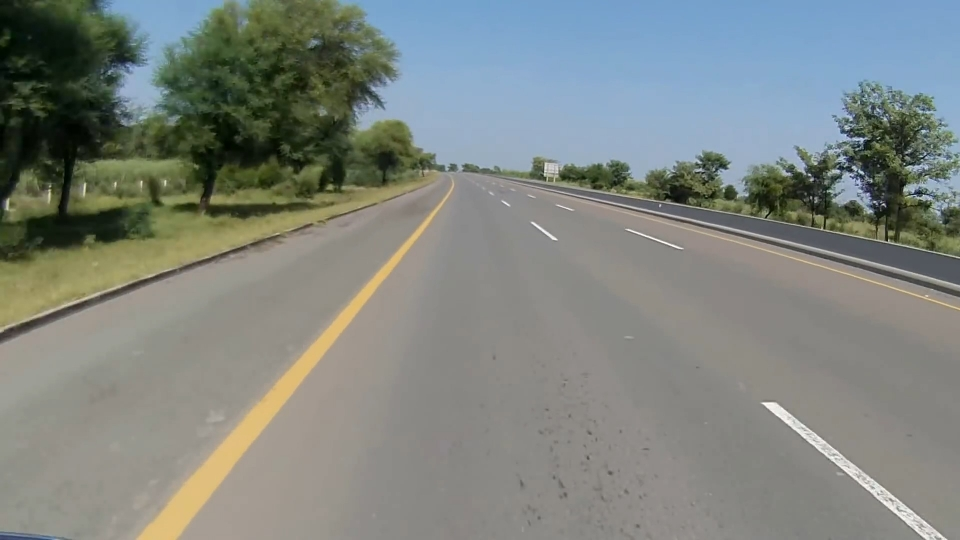
#> input picture test_images/myown.jpg, 960 x 540 px; its folder holds only this picture in this run
$ jupyter execute --allow-errors P1.ipynb   (shell and % lines are left out)
#> lines starting #> are read from the running program, lines starting #| are printed output that depends on the picture; after the words box and inside, x2 and y2 are one past the last pixel; in counts of white or black regions, pixels touching at a corner belong together
# Self-Driving Car Engineer Nanodegree

## Project: **Finding Lane Lines on the Road**
***
In this project, you will use the tools you learned about in the lesson to identify lane lines on the road.  You can develop your pipeline on a series of individual images, and later apply the result to a video stream (really just a series of images). Check out the video clip "raw-lines-example.mp4" (also contained in this repository) to see what the output should look like after using the helper functions below.

Once you have a result that looks roughly like "raw-lines-example.mp4", you'll need to get creative and try to average and/or extrapolate the line segments you've detected to map out the full extent of the lane lines.  You can see an example of the result you're going for in the video "P1_example.mp4".  Ultimately, you would like to draw just one line for the left side of the lane, and one for the right.

In addition to implementing code, there is a brief writeup to complete. The writeup should be completed in a separate file, which can be either a markdown file or a pdf document. There is a [write up template](https://github.com/udacity/CarND-LaneLines-P1/blob/master/writeup_template.md) that can be used to guide the writing process. Completing both the code in the Ipython notebook and the writeup template will cover all of the [rubric points](https://review.udacity.com/#!/rubrics/322/view) for this project.

---
Let's have a look at our first image called 'test_images/solidWhiteRight.jpg'.  Run the 2 cells below (hit Shift-Enter or the "play" button above) to display the image.

**Note: If, at any point, you encounter frozen display windows or other confounding issues, you can always start again with a clean slate by going to the "Kernel" menu above and selecting "Restart & Clear Output".**

---

**The tools you have are color selection, region of interest selection, grayscaling, Gaussian smoothing, Canny Edge Detection and Hough Tranform line detection.  You  are also free to explore and try other techniques that were not presented in the lesson.  Your goal is piece together a pipeline to detect the line segments in the image, then average/extrapolate them and draw them onto the image for display (as below).  Once you have a working pipeline, try it out on the video stream below.**

---

<figure>

 <figcaption>
 <p></p>
 <p style="text-align: center;"> Your output should look something like this (above) after detecting line segments using the helper functions below </p>
 </figcaption>
</figure>
 <p></p>
<figure>

 <figcaption>
 <p></p>
 <p style="text-align: center;"> Your goal is to connect/average/extrapolate line segments to get output like this</p>
 </figcaption>
</figure>

**Run the cell below to import some packages.  If you get an `import error` for a package you've already installed, try changing your kernel (select the Kernel menu above --> Change Kernel).  Still have problems?  Try relaunching Jupyter Notebook from the terminal prompt.  Also, see [this forum post](https://carnd-forums.udacity.com/cq/viewquestion.action?spaceKey=CAR&id=29496372&questionTitle=finding-lanes---import-cv2-fails-even-though-python-in-the-terminal-window-has-no-problem-with-import-cv2) for more troubleshooting tips.**

## Import Packages

[cell 1]
#importing some useful packages
import matplotlib.pyplot as plt
import matplotlib.image as mpimg
import numpy as np
import cv2

## Read in an Image

#> (a cell that did not finish here is left out)

## Ideas for Lane Detection Pipeline

**Some OpenCV functions (beyond those introduced in the lesson) that might be useful for this project are:**

`cv2.inRange()` for color selection
`cv2.fillPoly()` for regions selection
`cv2.line()` to draw lines on an image given endpoints
`cv2.addWeighted()` to coadd / overlay two images
`cv2.cvtColor()` to grayscale or change color
`cv2.imwrite()` to output images to file
`cv2.bitwise_and()` to apply a mask to an image

**Check out the OpenCV documentation to learn about these and discover even more awesome functionality!**

## Helper Functions

Below are some helper functions to help get you started. They should look familiar from the lesson!

[cell 3]
import math

# [7 lines left out: function grayscale, not called in this run]
    # Or use BGR2GRAY if you read an image with cv2.imread()
    # return cv2.cvtColor(img, cv2.COLOR_BGR2GRAY)

def canny(img, low_threshold, high_threshold):
    """Applies the Canny transform"""
    return cv2.Canny(img, low_threshold, high_threshold)

def gaussian_blur(img, kernel_size):
    """Applies a Gaussian Noise kernel"""
    return cv2.GaussianBlur(img, (kernel_size, kernel_size), 0)

def region_of_interest(img, vertices):
    """
    Applies an image mask.

    Only keeps the region of the image defined by the polygon
    formed from `vertices`. The rest of the image is set to black.
    """
    #defining a blank mask to start with
    mask = np.zeros_like(img)

    #defining a 3 channel or 1 channel color to fill the mask with depending on the input image
    if len(img.shape) > 2:
        channel_count = img.shape[2]  # i.e. 3 or 4 depending on your image
        ignore_mask_color = (255,) * channel_count
    else:
        ignore_mask_color = 255

    #filling pixels inside the polygon defined by "vertices" with the fill color
    cv2.fillPoly(mask, vertices, ignore_mask_color)

    #returning the image only where mask pixels are nonzero
    masked_image = cv2.bitwise_and(img, mask)
    return masked_image


def draw_lines(img, lines, aoi_top, color=[255, 0, 0], thickness=2):
    """
    NOTE: this is the function you might want to use as a starting point once you want to
    average/extrapolate the line segments you detect to map out the full
    extent of the lane (going from the result shown in raw-lines-example.mp4
    to that shown in P1_example.mp4).

    Think about things like separating line segments by their
    slope ((y2-y1)/(x2-x1)) to decide which segments are part of the left
    line vs. the right line.  Then, you can average the position of each of
    the lines and extrapolate to the top and bottom of the lane.

    This function draws `lines` with `color` and `thickness`.
    Lines are drawn on the image inplace (mutates the image).
    If you want to make the lines semi-transparent, think about combining
    this function with the weighted_img() function below
    """
    max_slope     = 11.43  # 85 degree
    min_slope     = 0.46   # 25 degree
    right_slopes  = []
    left_slopes   = []
    right_centers = []
    left_centers  = []

    if lines is not None: # Prevent crash if no lines present in frame
        for line in lines:
            for x1,y1,x2,y2 in line:
                slope = (y2-y1)/(x2-x1)
                center = [(x2+x1)/2, (y2+y1)/2]

                # Make sure slope is sane
                abs_slope = abs(slope)
                if abs_slope > max_slope or abs_slope < min_slope:
                    continue

                if slope > 0:
                    right_slopes.append(slope)
                    right_centers.append(center)
                elif slope < 0:
                    left_slopes.append(slope)
                    left_centers.append(center)

    y1 =  image.shape[1]     # Draw from the bottom of image
    y2 =  int(aoi_top*1.08)  # Draw sligtly lower than Area of Interest

    # Proceed only if we have some lines to draw
    if len(right_slopes) > 0:

        right_slope = np.sum(right_slopes)/len(right_slopes)
        right_center = np.divide(np.sum(right_centers, axis=0), len(right_centers))

        x = int(right_center[0])
        y = int(right_center[1] )

        x1 = int(((y1-y)/right_slope) + x)
        x2 = int(((y2-y)/right_slope) + x)

        cv2.line(img, (x1, y1), (x2, y2), color, thickness)

    if len(left_slopes) > 0:

        left_slope = np.sum(left_slopes)/len(left_slopes)

        left_center = np.divide(np.sum(left_centers, axis=0), len(left_centers))

        x = int(left_center[0])
        y = int(left_center[1] )

        x1 = int(((y1-y)/left_slope) + x)
        x2 = int(((y2-y)/left_slope) + x)

        cv2.line(img, (x1, y1), (x2, y2), color, thickness)

def hough_lines(img, rho, theta, threshold, min_line_len, max_line_gap, aoi_top):
    """
    `img` should be the output of a Canny transform.

    Returns an image with hough lines drawn.
    """
    lines = cv2.HoughLinesP(img, rho, theta, threshold, np.array([]), minLineLength=min_line_len, maxLineGap=max_line_gap)
    line_img = np.zeros((img.shape[0], img.shape[1], 3), dtype=np.uint8)
    draw_lines(line_img, lines, aoi_top,[255, 0, 0], 20)
    return line_img

# Python 3 has support for cool math symbols.

def weighted_img(img, initial_img, α=0.8, β=1., λ=0.):
    """
    `img` is the output of the hough_lines(), An image with lines drawn on it.
    Should be a blank image (all black) with lines drawn on it.

    `initial_img` should be the image before any processing.

    The result image is computed as follows:

    initial_img * α + img * β + λ
    NOTE: initial_img and img must be the same shape!
    """
    return cv2.addWeighted(initial_img, α, img, β, λ)

## Test Images

Build your pipeline to work on the images in the directory "test_images"
**You should make sure your pipeline works well on these images before you try the videos.**

[cell 4]
import os
names = os.listdir("test_images/")
#> names = ['myown.jpg']
print(names)
#| ['myown.jpg']

## Build a Lane Finding Pipeline

Build the pipeline and run your solution on all test_images. Make copies into the `test_images_output` directory, and you can use the images in your writeup report.

Try tuning the various parameters, especially the low and high Canny thresholds as well as the Hough lines parameters.

[cell 5]
# TODO: Build your pipeline that will draw lane lines on the test_images
# then save them to the test_images directory.
def process_image(image, margin_top=0.58):
    # NOTE: The output you return should be a color image (3 channel) for processing video below
    # TODO: put your pipeline here,
    # you should return the final output (image where lines are drawn on lanes)

    # TODO: Build your pipeline that will draw lane lines on the test_images
    # then save them to the test_images directory.

    # HSV provedes robustness to lighting changes
    # http://docs.opencv.org/trunk/df/d9d/tutorial_py_colorspaces.html
    hsv = cv2.cvtColor(image, cv2.COLOR_RGB2HSV)

    yellow = cv2.inRange(hsv, (0, 106, 212), (255, 255, 255))
    white = cv2.inRange(hsv, (0, 0, 225), (255, 25, 255))
    gray = cv2.bitwise_or(yellow, white)

    # Define a kernel size and apply Gaussian smoothing
    kernel_size = 5
    gray = gaussian_blur(gray,kernel_size)

    # Define our parameters for Canny and apply
    low_threshold = 64
    high_threshold = 192
    edges = canny(gray, low_threshold, high_threshold)

    h = image.shape[0]
    w = image.shape[1]
    mid = 0.50  # middle of imamge
    c = 0.01    # margin on either side of middle of image
    aoi_top = h*margin_top

    vertices = np.array([[(0,h),(w*(mid-c), aoi_top), (w*(mid+c), aoi_top), (w,h)]], dtype=np.int32)
    masked_edges = region_of_interest(edges, vertices)

    # Define the Hough transform parameters
    # Make a blank the same size as our image to draw on
    rho = 1 # distance resolution in pixels of the Hough grid - 1 pixel
    theta = np.pi/180 # angular resolution in radians of the Hough grid - 1 radian
    threshold = 35     # minimum number of votes (intersections in Hough grid cell)
    min_line_length = 5 #minimum number of pixels making up a line
    max_line_gap = 2    # maximum gap in pixels between connectable line segments

    # Run Hough on edge detected image
    line_image = hough_lines(masked_edges, rho, theta, threshold, min_line_length, max_line_gap, aoi_top)

    # Draw the lines on the edge image
    lines_edges = weighted_img(image, line_image)

    result = lines_edges

    return result

[cell 6]
# Try on all test images, including my own

for name in names:
    image = mpimg.imread('test_images/'+ name)
#> image is the input picture: shape (540, 960, 3); mean R, G, B 126.8, 132.9, 128
    result = process_image(image)
#> in process_image, `yellow = cv2.inRange(hsv, (0, 106, 212), (255, 255, 255))`:
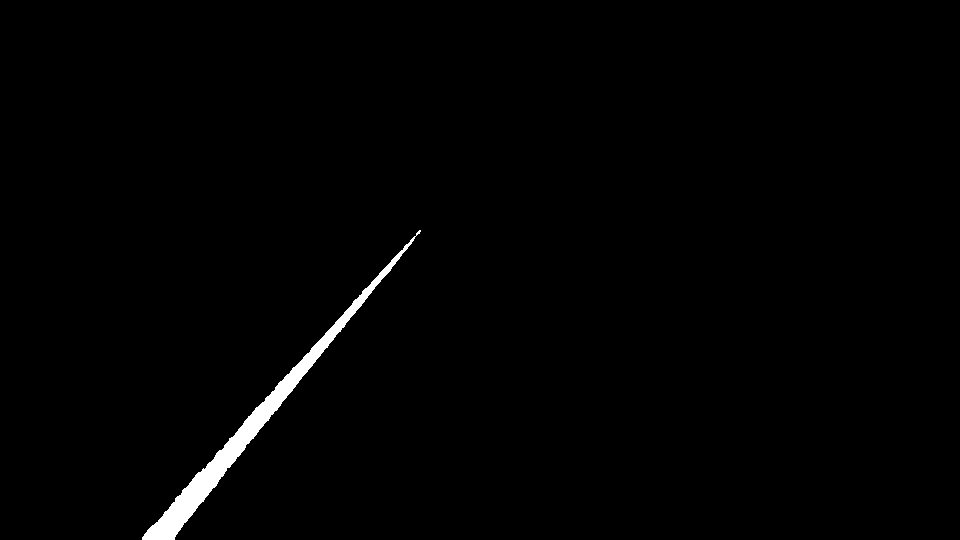
#> yellow: shape (540, 960); 1.1% white; 1 white region, box (x1, y1, x2, y2) and area: (142, 230, 421, 540) 5620
#> in process_image, `white = cv2.inRange(hsv, (0, 0, 225), (255, 25, 255))`:
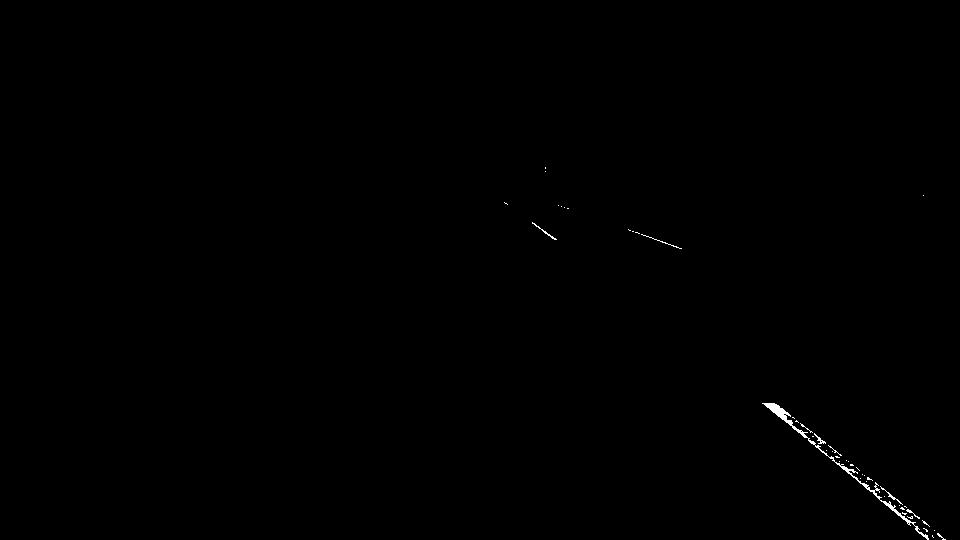
#> white: shape (540, 960); 0.21% white in thin lines or dots, all inside (x1, y1, x2, y2) = (504, 167, 946, 540)
#> in process_image, `gray = cv2.bitwise_or(yellow, white)`:
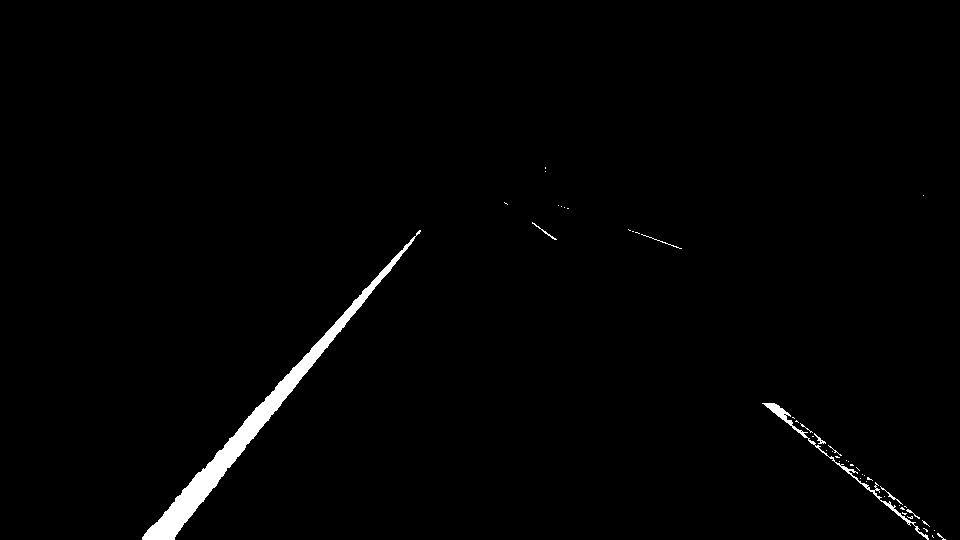
#> gray: shape (540, 960); 1.3% white; 47 white regions (40 under 20 px), largest, box (x1, y1, x2, y2) and area: (142, 230, 421, 540) 5620, (762, 403, 929, 540) 721, (532, 222, 557, 240) 47
#> in canny, `return cv2.Canny(img, low_threshold, high_threshold)`:
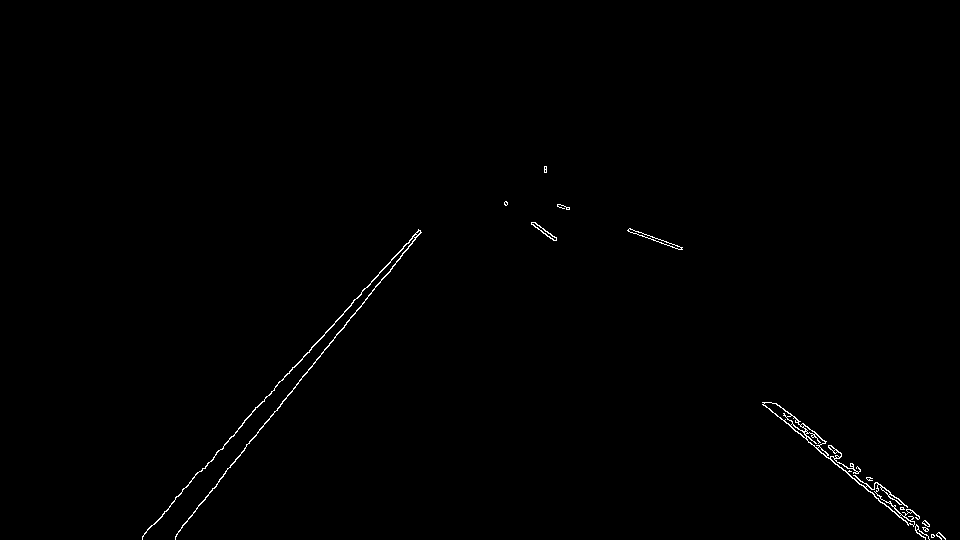
#> returned value: shape (540, 960); 0.46% white in thin lines or dots, all inside (x1, y1, x2, y2) = (142, 166, 946, 540)
#> in region_of_interest, `cv2.fillPoly(mask, vertices, ignore_mask_color)`:
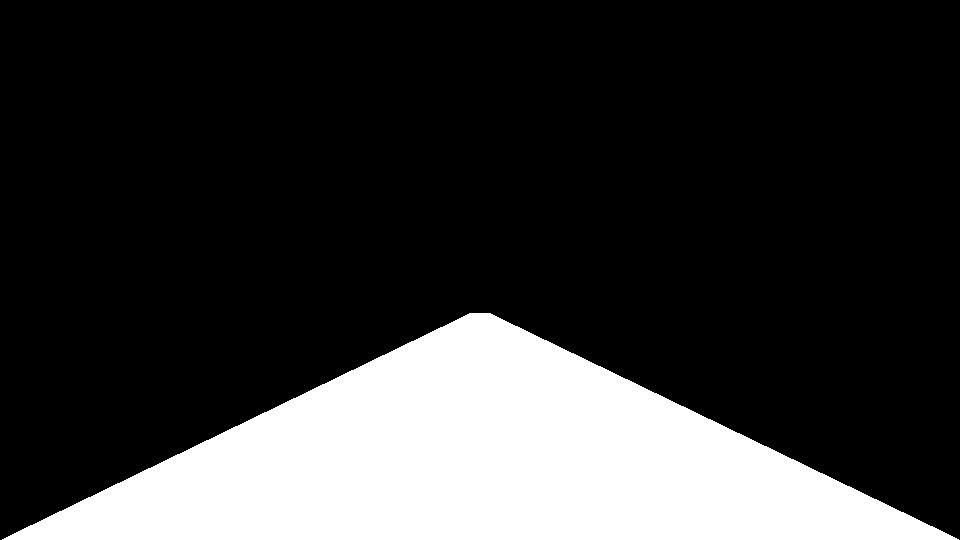
#> mask: shape (540, 960); 21.4% white; 1 white region, box (x1, y1, x2, y2) and area: (2, 313, 959, 540) 111131
#> in region_of_interest, `masked_image = cv2.bitwise_and(img, mask)`:
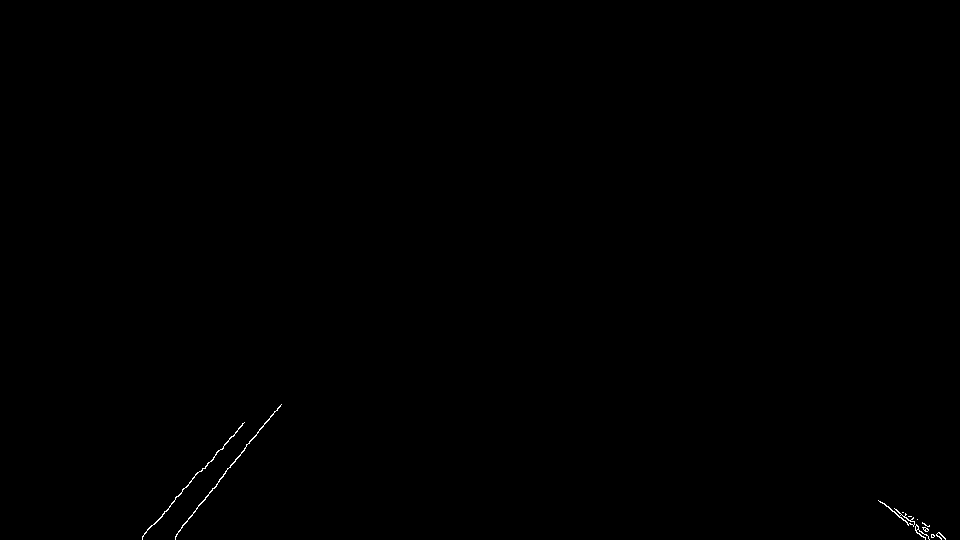
#> masked_image: shape (540, 960); 0.13% white in thin lines or dots, all inside (x1, y1, x2, y2) = (142, 404, 946, 540)
#> in hough_lines, `lines = cv2.HoughLinesP(img, rho, theta, threshold, np.array([]), minL..`: lines = [[221, 449, 237, 431], [257, 432, 267, 420], [249, 443, 281, 404], [175, 536, 212, 488], [162, 514, 174, 501], [213, 457, 220, 449], [142, 536, 154, 523], [202, 502, 236, 458], [171, 503, 194, 477], [882, 502, 903, 520], [154, 524, 162, 515], [898, 512, 907, 518]]
#> the loop in draw_lines, `for line in lines:` made 12 passes
#> after the loop in draw_lines, `for line in lines:`: left_centers = [[229, 440], [262, 426], [265, 423.5], [193.5, 512], [168, 507.5], [216.5, 453], [148, 529.5], [219, 480], [182.5, 490], [158, 519.5]]; left_slopes = [-1.12, -1.2, -1.22, -1.3, -1.08, -1.14, -1.08, -1.29, -1.13, -1.12]; right_centers = [[892.5, 511], [902.5, 515]]; right_slopes = [0.857, 0.667]
#> in draw_lines, `right_slope = np.sum(right_slopes)/len(right_slopes)`: right_slope = 0.762
#> in draw_lines, `right_center = np.divide(np.sum(right_centers, axis=0), len(right_cent..`: right_center = [897.5, 513]
#> in draw_lines, `x = int(right_center[0])`: x = 897
#> in draw_lines, `y = int(right_center[1] )`: y = 513
#> in draw_lines, `x1 = int(((y1-y)/right_slope) + x)`: x1 = 1483
#> in draw_lines, `x2 = int(((y2-y)/right_slope) + x)`: x2 = 667
#> in draw_lines, `left_slope = np.sum(left_slopes)/len(left_slopes)`: left_slope = -1.17
#> in draw_lines, `left_center = np.divide(np.sum(left_centers, axis=0), len(left_centers))`: left_center = [204.2, 478.1]
#> in draw_lines, `x = int(left_center[0])`: x = 204
#> in draw_lines, `y = int(left_center[1] )`: y = 478
#> in draw_lines, `x1 = int(((y1-y)/left_slope) + x)`: x1 = -207
#> in draw_lines, `x2 = int(((y2-y)/left_slope) + x)`: x2 = 323
#> in draw_lines, `cv2.line(img, (x1, y1), (x2, y2), color, thickness)`:
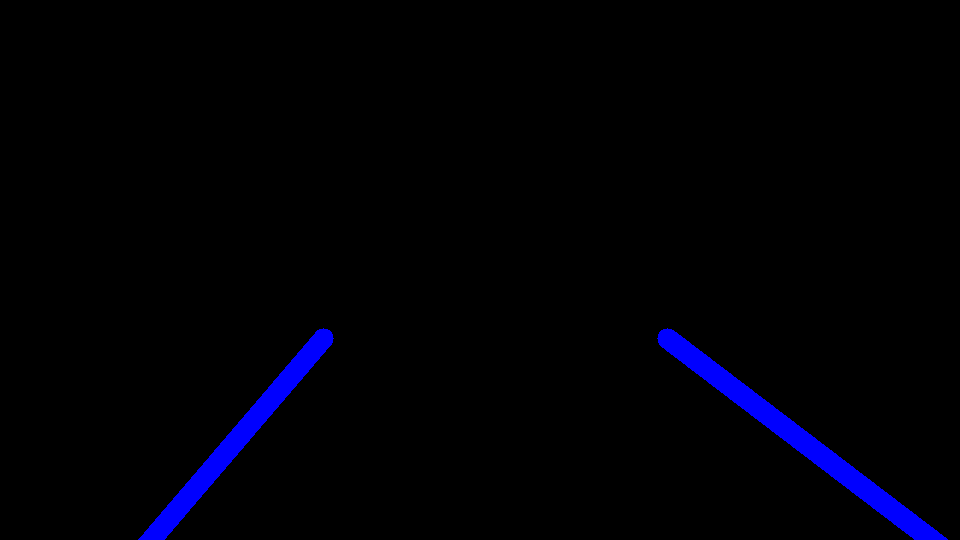
#> img: shape (540, 960, 3); mean of channels 0, 1, 2 6.2, 0, 0; drawn as B, G, R
#> in weighted_img, `return cv2.addWeighted(initial_img, α, img, β, λ)`:
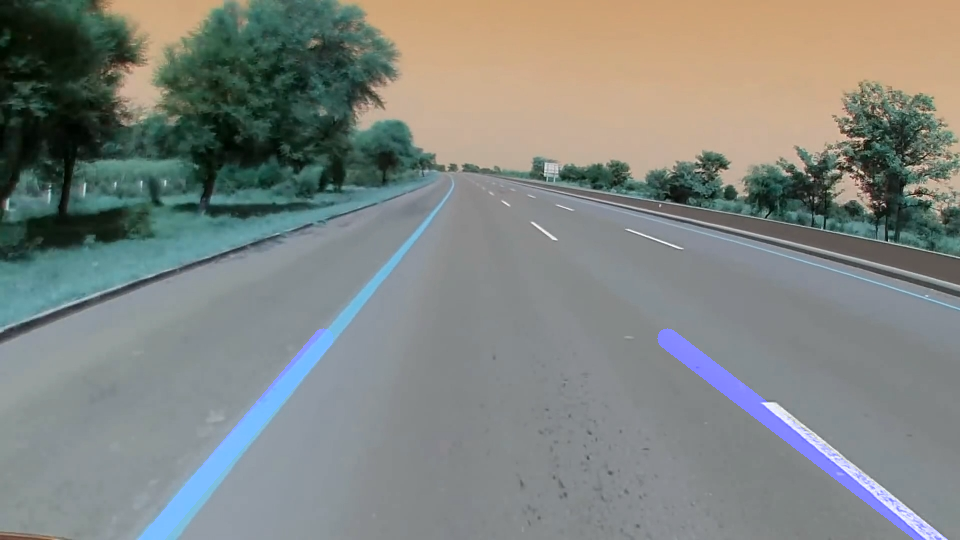
#> returned value: shape (540, 960, 3); mean of channels 0, 1, 2 128.5, 132.9, 128; drawn as B, G, R
    plt.figure()
    plt.imshow(result)
